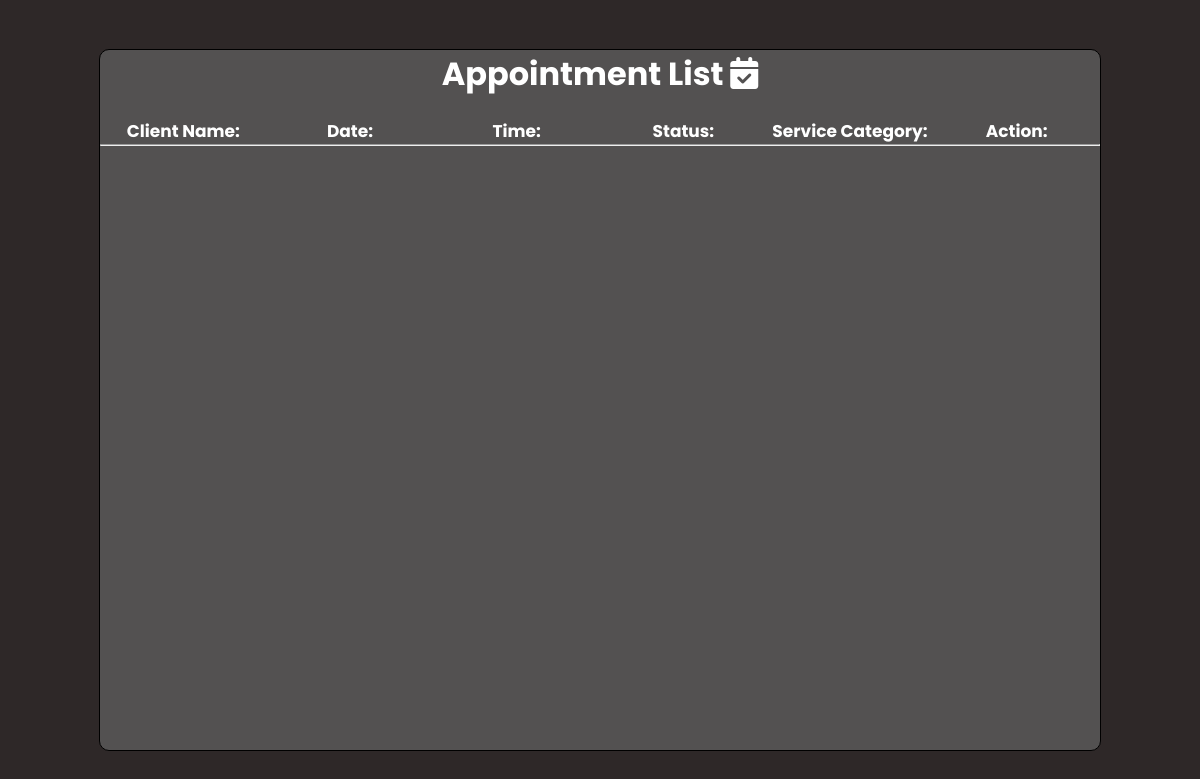
The app's page /appointment_list.php?email=ivanpolicarpio015@gmail.com, older data.
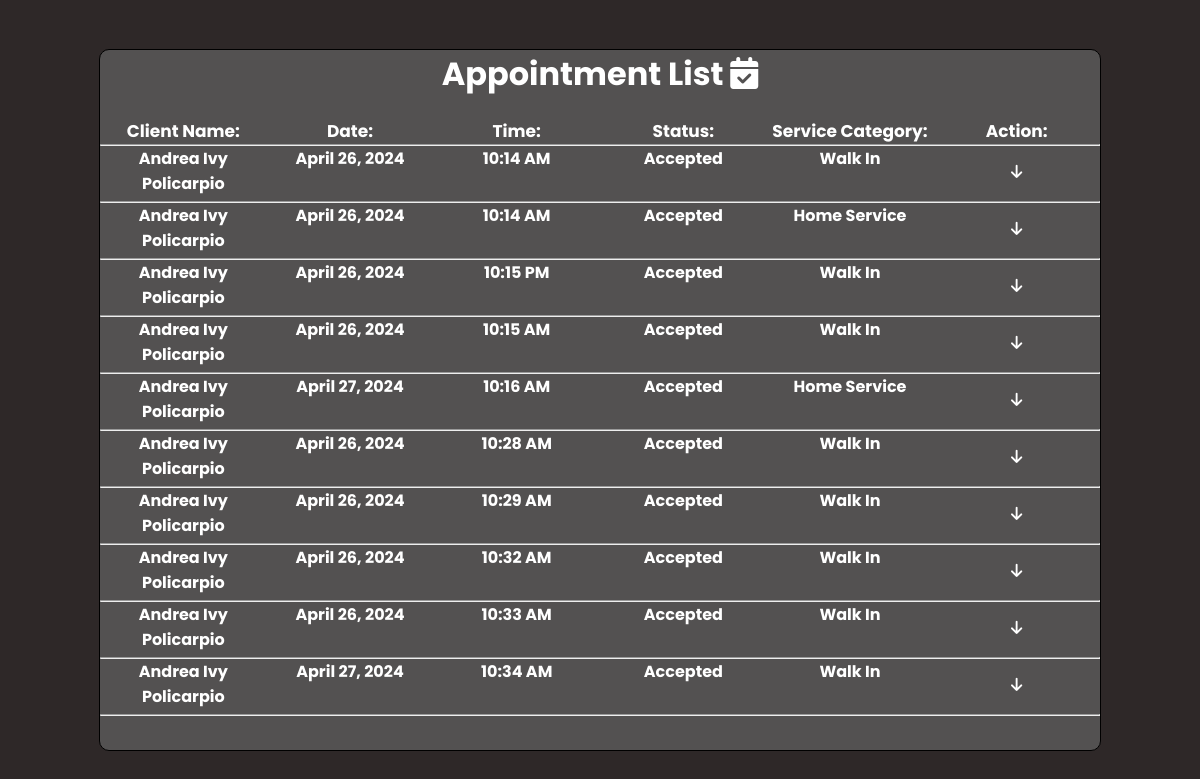
The same page, newer data.
### tables this page shows
CREATE TABLE `appointment_list` (
  `id` int(11) NOT NULL,
  `endUser_email` varchar(255) NOT NULL,
  `endUser_name` varchar(255) NOT NULL,
  `endUser_message` varchar(255) NOT NULL,
  `end_user_contact` bigint(11) NOT NULL,
  `technician_email` varchar(255) NOT NULL,
  `technician_name` varchar(255) NOT NULL,
  `technician_message` varchar(255) NOT NULL,
  `technician_contact` bigint(255) NOT NULL,
  `technician_social` varchar(255) NOT NULL,
  `time` varchar(255) NOT NULL,
  `date` varchar(255) NOT NULL,
  `service` varchar(255) NOT NULL,
  `status` varchar(255) NOT NULL,
  `type_of_service` varchar(255) NOT NULL
);

### appointment_list.php (the view, shortened to what this page needs)
<?php
    require_once("dbcon.php");
    $email = $_GET['email'];
    $sql = "SELECT * FROM appointment_list WHERE technician_email = '$email'";
    $query = mysqli_query($conn, $sql);
?>
<!DOCTYPE html>
<html lang="en">
<head>
    <link rel="stylesheet" href="appointment_list.css">
</head>
<body>
    <div class="container" id="container">
        <h1>Appointment List <i class="fa-solid fa-calendar-check"></i></h1>
        <div class="header">
            <label for="">Client Name:</label>
            <label for="">Date:</label>
            <label for="">Time:</label>
            <label for="">Status:</label>
            <label for="">Service Category:</label>
            <label for="">Action:</label>
        </div>
        <hr>
        <?php
                while($row = mysqli_fetch_assoc($query)){
            ?>
        <div class="info">
            <p><?php echo $row['endUser_name'] ?></p>
            <p><?php echo date("F j, Y", strtotime($row['date'])); ?></p>
            <p><?php echo date('h:i A', strtotime($row['time'])); ?> </p>
            <p id="status"><?php echo $row['status'] ?></p>
            <p><?php echo $row['type_of_service'] ?></p>
            <button class="action_btn" onclick="show('message_collapse_<?php echo $row['id']; ?>','icon_<?php echo $row['id']; ?>','<?php echo $row['technician_email'] ?>','<?php echo $email ?>','<?php echo $row ['transaction_number']?>')"><i id="icon_<?php echo $row['id']; ?>" class="fa-solid fa-arrow-down"></i></button>
        </div>
        <hr>
        <?php
            }
        ?>
    </div>
</body>
</html>

Row changes from the older to the newer data that the page shows:
added appointment_list: endUser_name "Andrea Ivy Policarpio", date "April 26, 2024", time "10:14 AM", status "Accepted", type_of_service "Walk In"
added appointment_list: endUser_name "Andrea Ivy Policarpio", date "April 26, 2024", time "10:14 AM", status "Accepted", type_of_service "Home Service"
added appointment_list: endUser_name "Andrea Ivy Policarpio", date "April 26, 2024", time "10:15 PM", status "Accepted", type_of_service "Walk In"
added appointment_list: endUser_name "Andrea Ivy Policarpio", date "April 26, 2024", time "10:15 AM", status "Accepted", type_of_service "Walk In"
added appointment_list: endUser_name "Andrea Ivy Policarpio", date "April 27, 2024", time "10:16 AM", status "Accepted", type_of_service "Home Service"
added appointment_list: endUser_name "Andrea Ivy Policarpio", date "April 26, 2024", time "10:28 AM", status "Accepted", type_of_service "Walk In"
added appointment_list: endUser_name "Andrea Ivy Policarpio", date "April 26, 2024", time "10:29 AM", status "Accepted", type_of_service "Walk In"
added appointment_list: endUser_name "Andrea Ivy Policarpio", date "April 26, 2024", time "10:32 AM", status "Accepted", type_of_service "Walk In"
added appointment_list: endUser_name "Andrea Ivy Policarpio", date "April 26, 2024", time "10:33 AM", status "Accepted", type_of_service "Walk In"
added appointment_list: endUser_name "Andrea Ivy Policarpio", date "April 27, 2024", time "10:34 AM", status "Accepted", type_of_service "Walk In"
